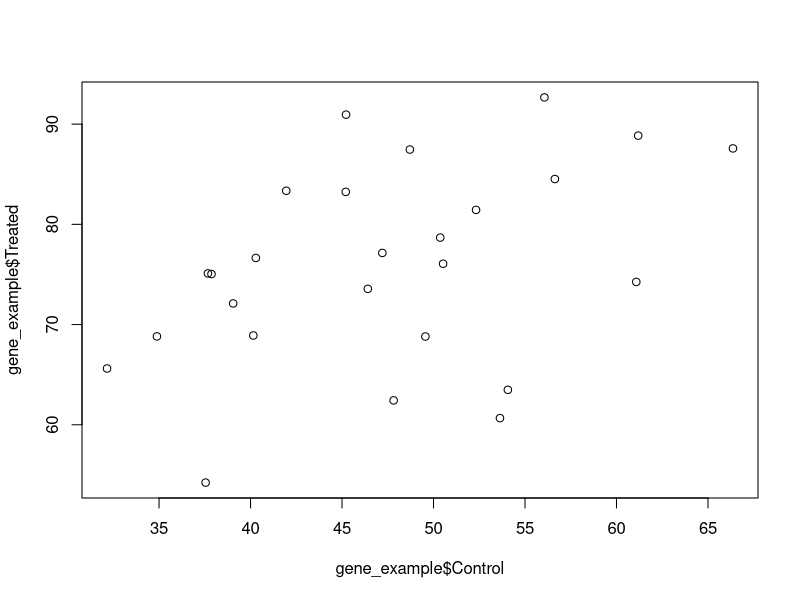
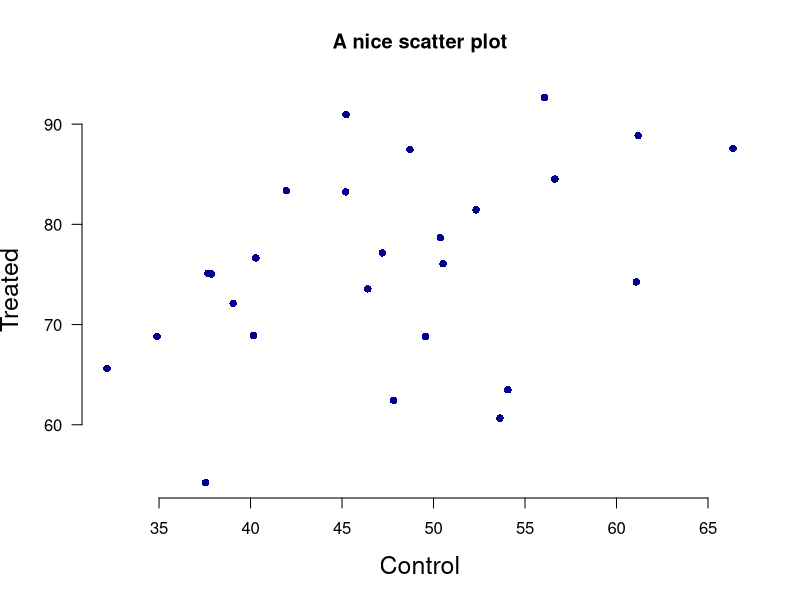
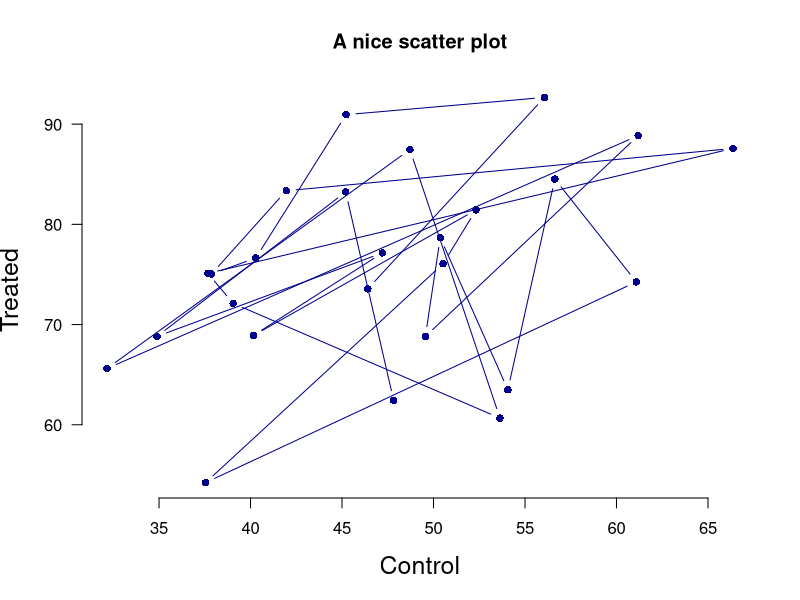
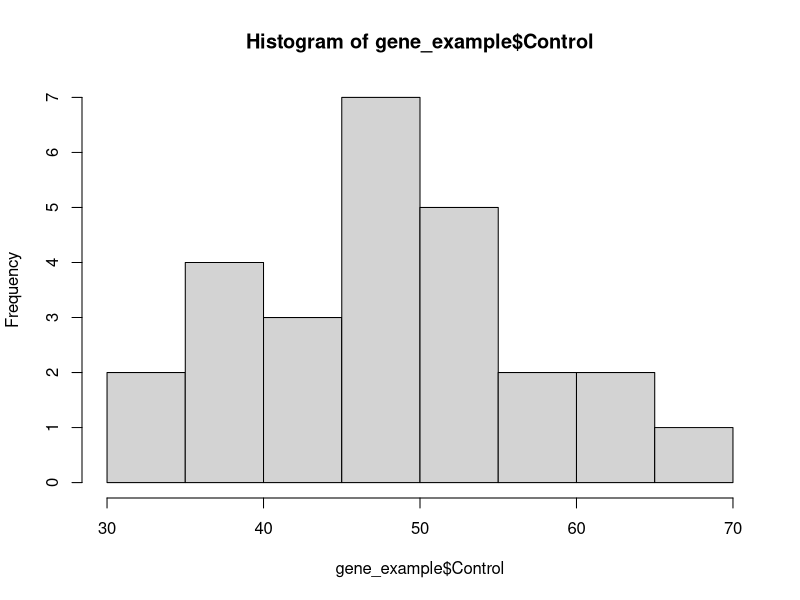
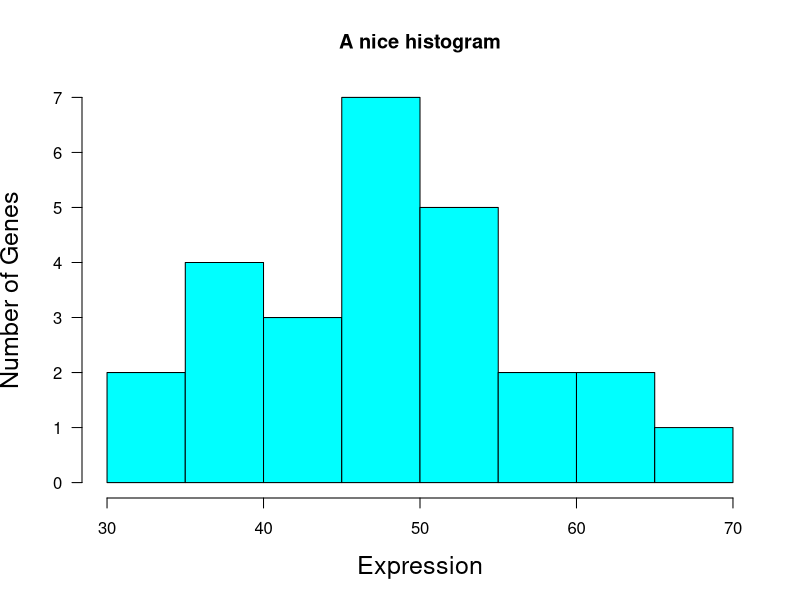
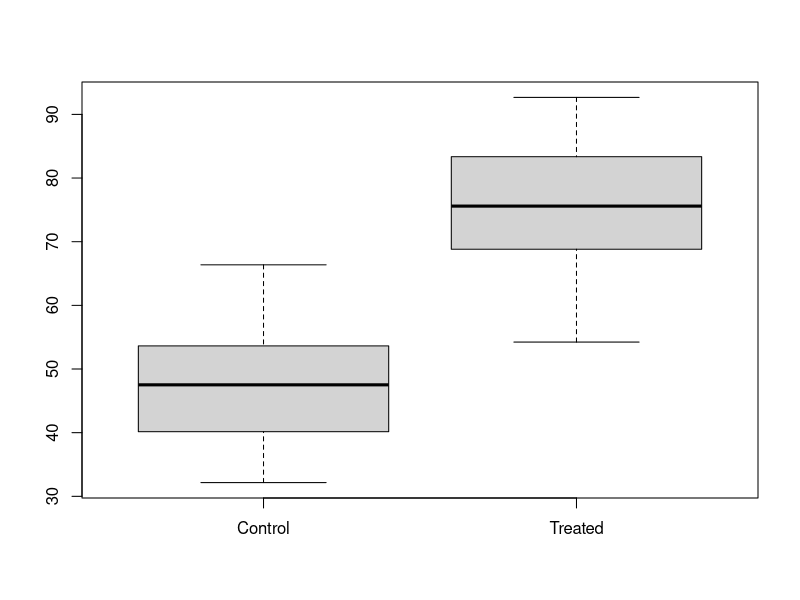
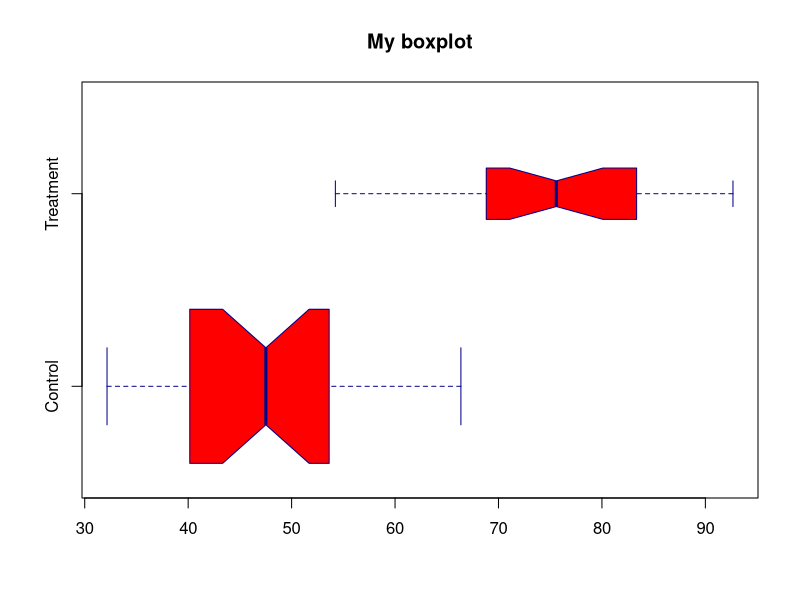
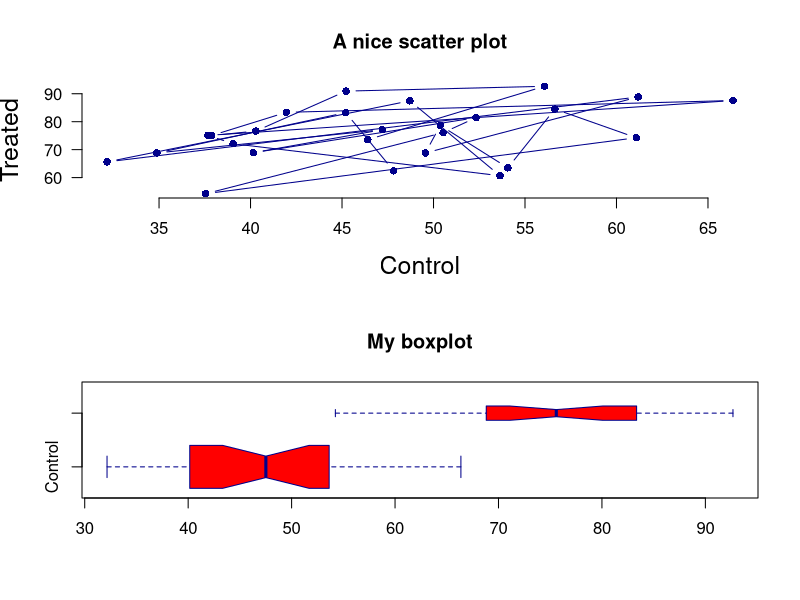

Reproduce these figures in R, in order.
## ---- chunk 1
5 + 6

number1 <- 5
number2 <- 6
number1 + number2
number.sum <- number1 + number2

# print the content of a data object or variable to screen
print(number.sum)

# typing just the name of the object also prints it to screen
number.sum
## ---- chunk 2
?print
## ---- chunk 3
# get the current working directory:
getwd()

# set a new working directory:
setwd("~/workspace/Review_Session")

# to set a working directory on your own computer, you can do one of the following:
# (these commands are commented out so that these code chunks will run on AWS RStudio)

# setwd("C:/myPATH") # on Windows
# setwd("~/myPATH") # on Mac
# setwd("/Users/david/myPATH") # on Mac

# list the files in the current working directory:
list.files()

# list objects in the current R session:
ls()
## ---- chunk 4
numeric.vector <- c(1,2,3,4,5,6,2,1)
numeric.vector

character.vector <- c("Fred", "Barney", "Wilma", "Betty")
character.vector

logical.vector <- c(TRUE, TRUE, FALSE, TRUE)
logical.vector
## ---- chunk 5
character.vector
character.vector[2]
character.vector[2:3]
character.vector[c(2,4)]
## ---- chunk 6
matrix.example <- matrix(1:12, nrow = 3, ncol=4, byrow = FALSE)
matrix.example

matrix.example <- matrix(1:12, nrow = 3, ncol=4, byrow = TRUE)
matrix.example
## ---- chunk 7
dataset.a <- c(1,22,3,4,5)
dataset.b <- c(10,11,13,14,15)
dataset.a
dataset.b

rbind.together <- rbind(dataset.a, dataset.b)
rbind.together

cbind.together <- cbind(dataset.a, dataset.b)
cbind.together
## ---- chunk 8
matrix.example[2,4]
matrix.example[2,]
matrix.example[,4]
## ---- chunk 9
colnames(matrix.example) <- c("Sample1","Sample2","Sample3","Sample4")
rownames(matrix.example) <- paste("gene",1:3,sep="_")
matrix.example

matrix.example[,"Sample2"]
matrix.example[1,"Sample2"]
matrix.example["gene_1","Sample2"]
## ---- chunk 10
people.summary <- data.frame(
                             age = c(30,29,25,25),
                             names = c("Fred", "Barney", "Wilma", "Betty"),
                             gender = c("m", "m", "f", "f")
                             )
people.summary
## ---- chunk 11
people.summary[2,1]
people.summary[2,]
people.summary[,1]
## ---- chunk 12
people.summary$age
## ---- chunk 13
together.list <- list(
                      vector.example = dataset.a, 
                      matrix.example = matrix.example,
                      data.frame.example = people.summary
                      )
together.list
## ---- chunk 14

together.list$matrix.example
together.list$matrix.example[,3]
together.list["matrix.example"]
together.list[["matrix.example"]]
together.list[["matrix.example"]][,2]
## ---- chunk 15
gene_example <- read.csv("Gene_R_Example.csv")
## ---- chunk 16
head(gene_example)
View(gene_example)
## ---- chunk 17
plot(x=gene_example$Control, y=gene_example$Treated)
## ---- chunk 18
plot(x=gene_example$Control, y=gene_example$Treated,
    xlab = "Control",
    ylab = "Treated",
    cex.lab = 1.5,
    main = "A nice scatter plot",
    pch = 16,
    bty = "n",
    col = "dark blue",
    las = 1
    )

# las
# To change the axes label style, use the graphics option las (label style). This changes the orientation angle of the labels:
# 0: The default, parallel to the axis
# 1: Always horizontal
# 2: Perpendicular to the axis
# 3: Always vertical

# bty
# To change the type of box round the plot area, use the option bty (box type):
# "o": The default value draws a complete rectangle around the plot.
# "n": Draws nothing around the plot.
## ---- chunk 19
plot(x=gene_example$Control, y=gene_example$Treated,
    xlab = "Control",
    ylab = "Treated",
    cex.lab = 1.5,
    main = "A nice scatter plot",
    pch = 16,
    bty = "n",
    col = "dark blue",
    type = "b",
    las = 1
    )

# type
# The 'type' option changes what the data points are plotted with.
# "p": points
# "l": lines
# "b": both (points and lines)
# for more options, see the plot() help page
## ---- chunk 20
hist(gene_example$Control)

hist(gene_example$Control,
    xlab = "Expression",
    ylab = "Number of Genes",
    cex.lab = 1.5,
    main = "A nice histogram",
    col = "cyan",
    breaks = 10,
    las = 1
    )
## ---- chunk 21
 boxplot(gene_example[,2:3])
## ---- chunk 22
boxplot(gene_example[,2:3],
  width = c(3,1),
  col = "red",
  border = "dark blue",
  names = c("Control", "Treatment"),
  main = "My boxplot",
  notch = TRUE,
  horizontal = TRUE
  )
## ---- chunk 23
pdf("myfigure.pdf", height=10, width=6)
par(mfrow=c(2,1))

plot(x=gene_example$Control, y=gene_example$Treated,
    xlab = "Control",
    ylab = "Treated",
    cex.lab = 1.5,
    main = "A nice scatter plot",
    pch = 16,
    bty = "n",
    col = "dark blue",
  type = "b",
  las = 1
  )
  
boxplot(gene_example[,2:3],
  width = c(3,1),
  col = "red",
  border = "dark blue",
  names = c("Control", "Treatment"),
  main = "My boxplot",
  notch = TRUE,
  horizontal = TRUE
  )
  
  dev.off()
